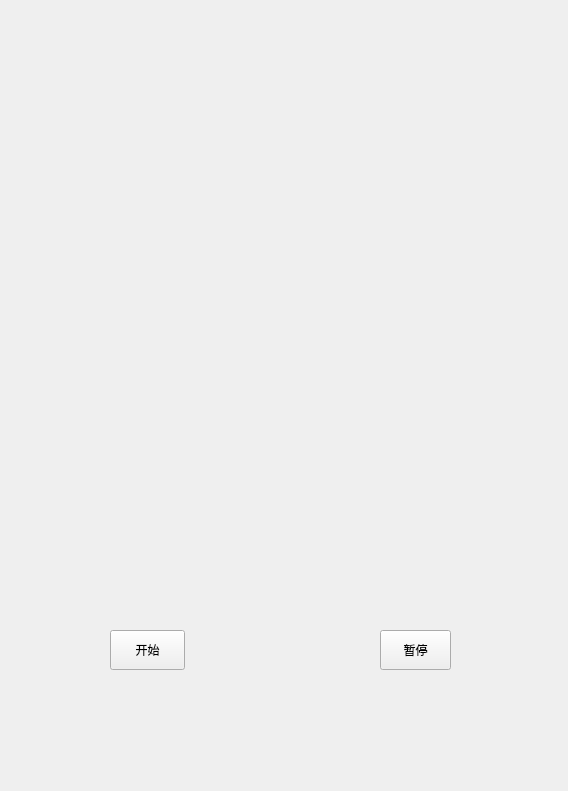
<?xml version="1.0" encoding="UTF-8"?>
<ui version="4.0">
 <class>Widget</class>
 <widget class="QWidget" name="Widget">
  <property name="geometry">
   <rect>
    <x>0</x>
    <y>0</y>
    <width>568</width>
    <height>791</height>
   </rect>
  </property>
  <property name="windowTitle">
   <string>Widget</string>
  </property>
  <widget class="QLabel" name="label">
   <property name="geometry">
    <rect>
     <x>90</x>
     <y>50</y>
     <width>400</width>
     <height>560</height>
    </rect>
   </property>
   <property name="text">
    <string/>
   </property>
   <property name="scaledContents">
    <bool>true</bool>
   </property>
  </widget>
  <widget class="QPushButton" name="startButton">
   <property name="geometry">
    <rect>
     <x>110</x>
     <y>630</y>
     <width>75</width>
     <height>40</height>
    </rect>
   </property>
   <property name="text">
    <string>开始</string>
   </property>
  </widget>
  <widget class="QPushButton" name="stopButton">
   <property name="geometry">
    <rect>
     <x>380</x>
     <y>630</y>
     <width>71</width>
     <height>40</height>
    </rect>
   </property>
   <property name="text">
    <string>暂停</string>
   </property>
  </widget>
 </widget>
 <resources/>
 <connections/>
</ui>
